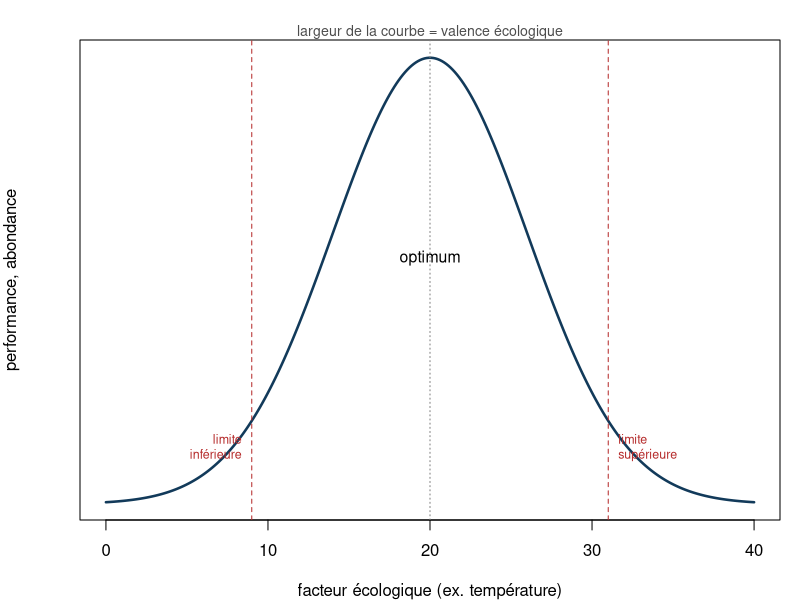
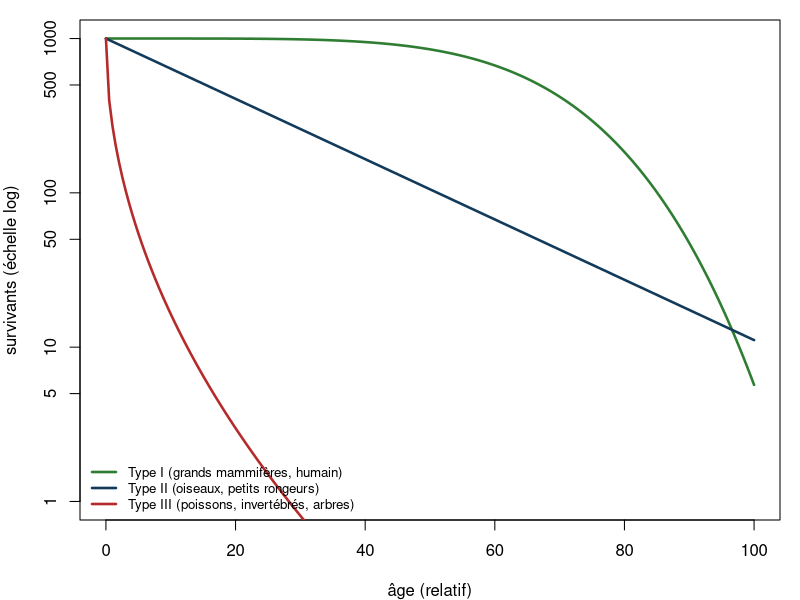
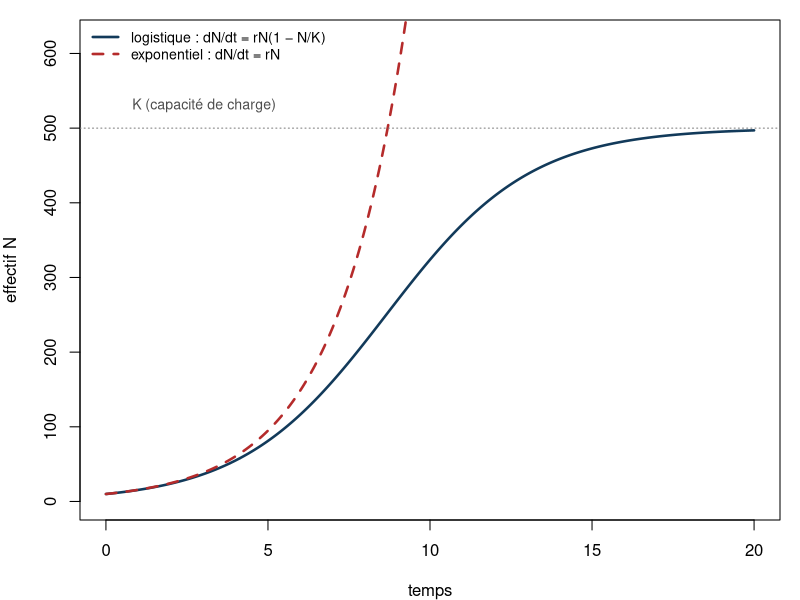
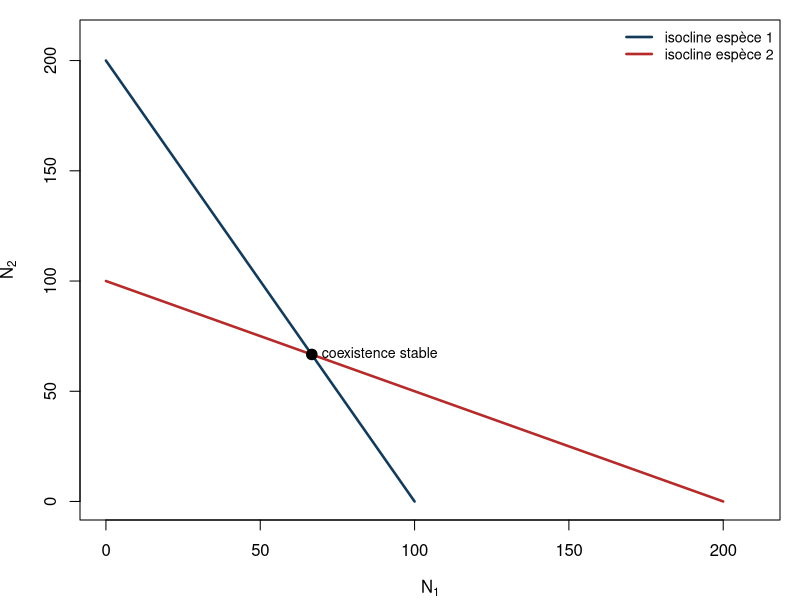
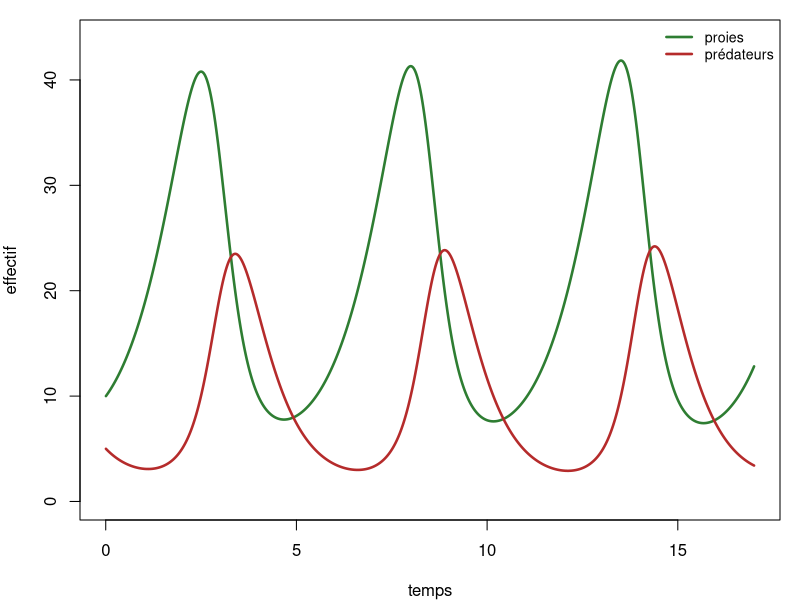
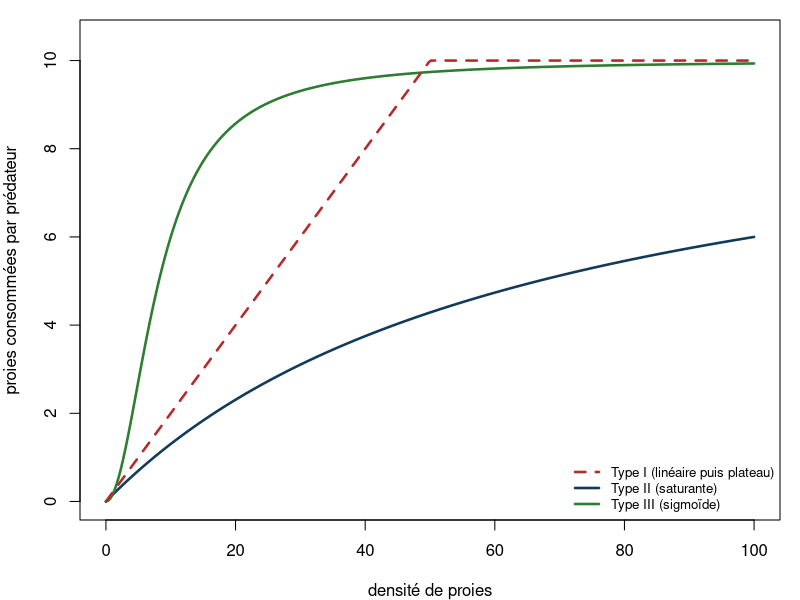
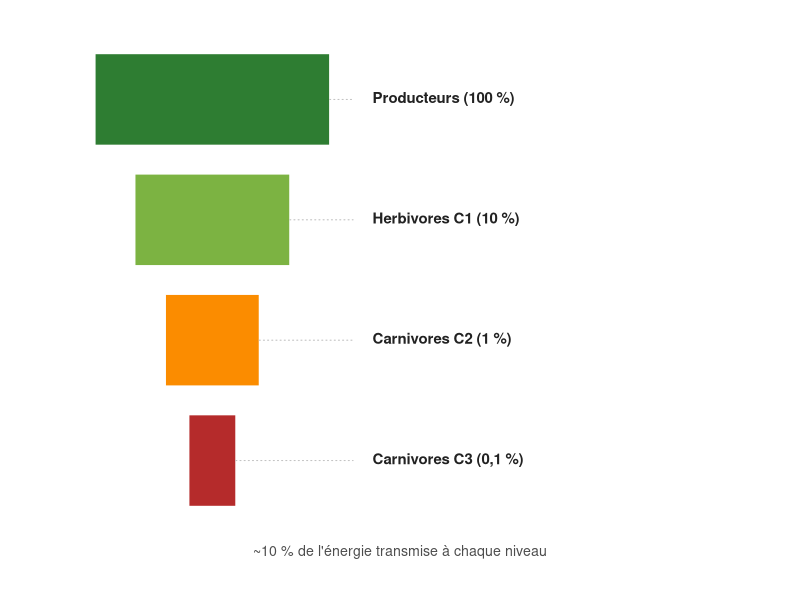

The R script that drew these images, in order:
## ---- chunk 1
#| label: fig-tolerance
#| fig-cap: "Courbe de tolérance : la performance d'une espèce est maximale à l'optimum et décroît vers les limites. La largeur de la courbe définit la valence écologique."
op <- par(mar = c(4, 4, 2, 1))
x <- seq(0, 40, length = 300); y <- dnorm(x, 20, 6)
plot(x, y, type = "l", lwd = 2.5, col = "#123A5A", axes = FALSE,
     xlab = "facteur écologique (ex. température)", ylab = "performance, abondance")
axis(1); box()
abline(v = 20, lty = 3, col = "grey50")
abline(v = c(9, 31), lty = 2, col = "#b52b2b")
text(20, max(y) * 0.55, "optimum", cex = 0.95)
text(9, max(y) * 0.12, "limite\ninférieure", pos = 2, cex = 0.75, col = "#b52b2b")
text(31, max(y) * 0.12, "limite\nsupérieure", pos = 4, cex = 0.75, col = "#b52b2b")
mtext("largeur de la courbe = valence écologique", side = 3, cex = 0.85, col = "grey30")
par(op)
## ---- chunk 2
#| label: fig-survie
#| fig-cap: "Les trois types de courbes de survie (échelle logarithmique). Type I : mortalité tardive. Type II : mortalité constante. Type III : forte mortalité précoce."
op <- par(mar = c(4, 4, 1, 1))
age <- seq(0, 100, length = 200)
typeI   <- 1000 * exp(-(age / 72)^5)
typeII  <- 1000 * exp(-0.045 * age)
typeIII <- 1000 * exp(-1.3 * sqrt(age))
plot(age, typeI, type = "l", log = "y", lwd = 2.5, col = "#2e7d32",
     ylim = c(1, 1000), xlab = "âge (relatif)", ylab = "survivants (échelle log)")
lines(age, typeII, lwd = 2.5, col = "#123A5A")
lines(age, typeIII, lwd = 2.5, col = "#b52b2b")
legend("bottomleft", bty = "n", cex = 0.8, lwd = 2.5,
       col = c("#2e7d32", "#123A5A", "#b52b2b"),
       legend = c("Type I (grands mammifères, humain)",
                  "Type II (oiseaux, petits rongeurs)",
                  "Type III (poissons, invertébrés, arbres)"))
par(op)
## ---- chunk 3
#| label: fig-croissance
#| fig-cap: "Croissance exponentielle (sans frein) et croissance logistique (freinée par la capacité de charge K)."
op <- par(mar = c(4, 4, 1, 1))
t <- seq(0, 20, length = 250); N0 <- 10; r <- 0.45; K <- 500
Nexp <- N0 * exp(r * t)
Nlog <- K / (1 + ((K - N0) / N0) * exp(-r * t))
plot(t, Nlog, type = "l", lwd = 2.5, col = "#123A5A", ylim = c(0, 620),
     xlab = "temps", ylab = "effectif N")
lines(t, Nexp, lwd = 2.5, lty = 2, col = "#b52b2b")
abline(h = K, lty = 3, col = "grey50")
text(0.5, K + 30, "K (capacité de charge)", pos = 4, cex = 0.85, col = "grey30")
legend("topleft", bty = "n", cex = 0.85, lwd = 2.5, lty = c(1, 2),
       col = c("#123A5A", "#b52b2b"),
       legend = c("logistique : dN/dt = rN(1 − N/K)", "exponentiel : dN/dt = rN"))
par(op)
## ---- chunk 4
#| label: fig-competition
#| fig-cap: "Isoclines du modèle de compétition (cas de coexistence stable) : chaque espèce cesse de croître le long de sa droite. Le point d'intersection est un équilibre stable où les deux espèces coexistent."
op <- par(mar = c(4, 4, 1, 1))
plot(NULL, xlim = c(0, 210), ylim = c(0, 210),
     xlab = expression(N[1]), ylab = expression(N[2]))
segments(100, 0, 0, 200, col = "#123A5A", lwd = 2.5)   # isocline espece 1
segments(0, 100, 200, 0, col = "#b52b2b", lwd = 2.5)   # isocline espece 2
points(66.7, 66.7, pch = 19, cex = 1.4)
text(66.7, 66.7, "coexistence stable", pos = 4, cex = 0.85)
legend("topright", c("isocline espèce 1", "isocline espèce 2"),
       col = c("#123A5A", "#b52b2b"), lwd = 2.5, bty = "n", cex = 0.85)
par(op)
## ---- chunk 5
#| label: fig-lotka
#| fig-cap: "Modèle proie-prédateur de Lotka-Volterra : les deux effectifs oscillent, le pic des prédateurs suivant celui des proies (intégration numérique)."
op <- par(mar = c(4, 4, 1, 1))
alpha <- 1.0; beta <- 0.1; gamma <- 1.5; delta <- 0.075
dt <- 0.005; n <- 3400
H <- numeric(n); P <- numeric(n); H[1] <- 10; P[1] <- 5
for (i in 2:n) {
  dH <- alpha * H[i-1] - beta * H[i-1] * P[i-1]
  dP <- delta * H[i-1] * P[i-1] - gamma * P[i-1]
  H[i] <- max(H[i-1] + dH * dt, 0)
  P[i] <- max(P[i-1] + dP * dt, 0)
}
tm <- (1:n) * dt
plot(tm, H, type = "l", lwd = 2.5, col = "#2e7d32", ylim = c(0, max(H, P) * 1.05),
     xlab = "temps", ylab = "effectif")
lines(tm, P, lwd = 2.5, col = "#b52b2b")
legend("topright", c("proies", "prédateurs"), col = c("#2e7d32", "#b52b2b"),
       lwd = 2.5, bty = "n", cex = 0.85)
par(op)
## ---- chunk 6
#| label: fig-holling
#| fig-cap: "Les trois réponses fonctionnelles de Holling. Type I : linéaire puis plateau. Type II : saturante (le prédateur est vite rassasié). Type III : sigmoïde (peu d'attaques à faible densité de proies, puis montée)."
op <- par(mar = c(4, 4, 1, 1))
x <- seq(0, 100, length = 300); a <- 0.15; h <- 0.1
tII  <- a * x / (1 + a * h * x)
tIII <- a * x^2 / (1 + a * h * x^2)
tI   <- pmin(0.2 * x, 10)
plot(x, tII, type = "l", lwd = 2.5, col = "#123A5A", ylim = c(0, 10.5),
     xlab = "densité de proies", ylab = "proies consommées par prédateur")
lines(x, tIII, lwd = 2.5, col = "#2e7d32")
lines(x, tI, lwd = 2.5, col = "#b52b2b", lty = 2)
legend("bottomright", bty = "n", cex = 0.8, lwd = 2.5, lty = c(2, 1, 1),
       col = c("#b52b2b", "#123A5A", "#2e7d32"),
       legend = c("Type I (linéaire puis plateau)", "Type II (saturante)", "Type III (sigmoïde)"))
par(op)
## ---- chunk 7
#| label: fig-pyramide
#| fig-cap: "Pyramide des énergies : à chaque niveau trophique, environ 10 % seulement de l'énergie est transmise au niveau supérieur (Lindeman 1942)."
op <- par(mar = c(3, 1, 1, 1))
niveaux <- c("Producteurs (100 %)", "Herbivores C1 (10 %)",
             "Carnivores C2 (1 %)", "Carnivores C3 (0,1 %)")
larg <- c(1.0, 0.66, 0.40, 0.20)
cols <- c("#2e7d32", "#7cb342", "#fb8c00", "#b52b2b")
plot(NULL, xlim = c(-0.7, 2.3), ylim = c(0, 4), axes = FALSE, xlab = "", ylab = "")
for (i in 1:4) {
  y0 <- 4 - i
  rect(-larg[i] / 2, y0 + 0.12, larg[i] / 2, y0 + 0.88, col = cols[i], border = "white")
  segments(larg[i] / 2, y0 + 0.5, 0.60, y0 + 0.5, col = "grey75", lty = 3)
  text(0.64, y0 + 0.5, niveaux[i], pos = 4, col = "#222222", cex = 0.9, font = 2)
}
mtext("~10 % de l'énergie transmise à chaque niveau", side = 1, cex = 0.85, col = "grey30")
par(op)
